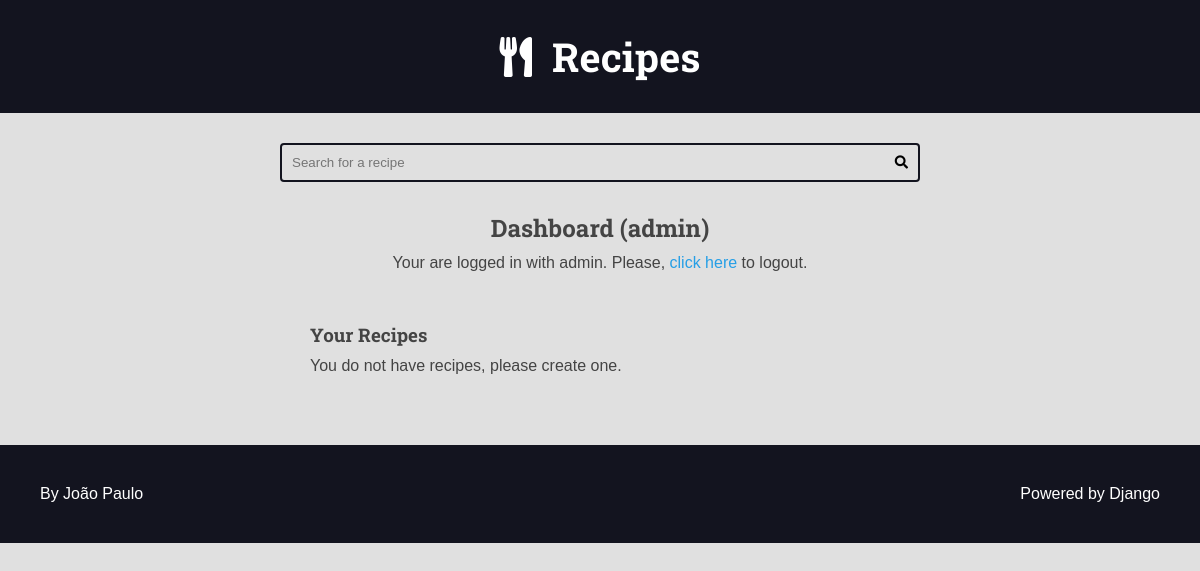
Page /authors/dashboard/ (signed in) on the earlier database version.
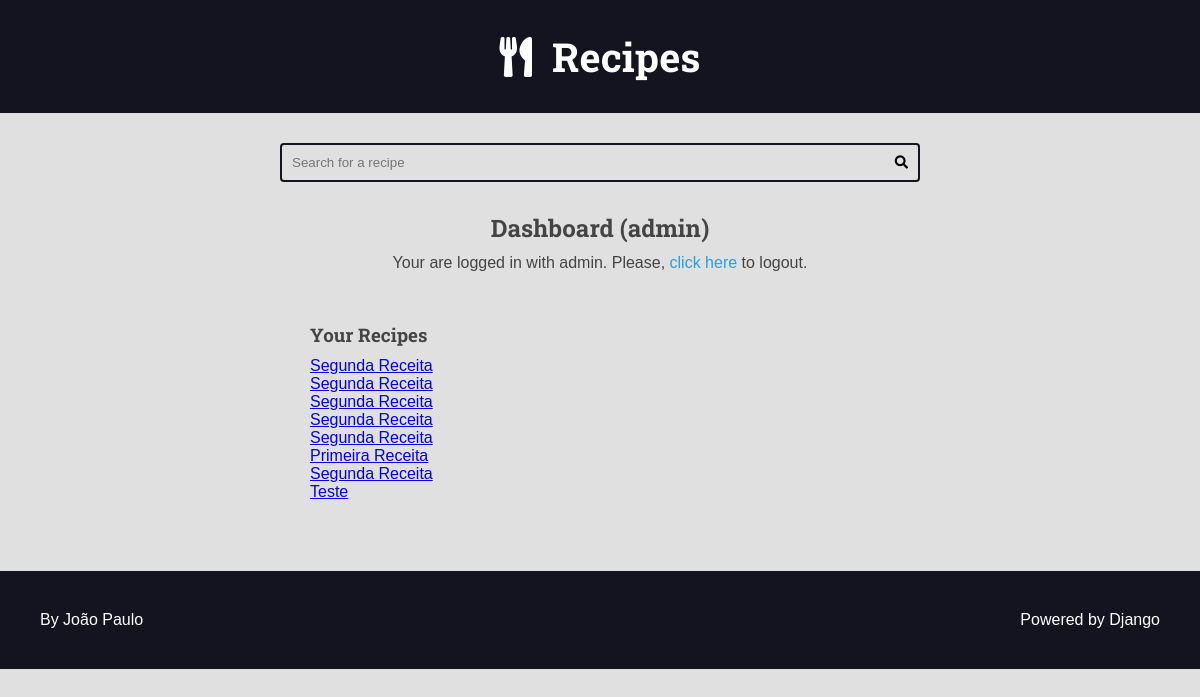
Same page on the later database version.
### recipes/models.py (models this page shows, shortened)
class Recipe(models.Model):
    title = models.CharField(max_length=65)
    description = models.CharField(max_length=165)
    slug = models.SlugField(unique=True)
    preparation_time = models.IntegerField()
    preparation_time_unit = models.CharField(max_length=65)
    servings = models.IntegerField()
    servings_unit = models.CharField(max_length=65)
    preparation_steps = models.TextField()
    preparation_steps_is_html = models.BooleanField(default=False)
    created_at = models.DateTimeField(auto_now_add=True)
    update_at = models.DateTimeField(auto_now=True)
    is_published = models.BooleanField(default=False)
    cover = models.ImageField(upload_to='recipes/covers/%Y/%m/%d', blank=True,default='')
    category = models.ForeignKey(Category, on_delete = models.SET_NULL, null=True, blank=True,default=None)
    author = models.ForeignKey(User, on_delete = models.SET_NULL, null=True)

### authors/views.py (the view)
# urls.py: path('dashboard/', views.dashboard, name='dashboard'),
@login_required(login_url='authors:login', redirect_field_name='next')
def dashboard(request):
    recipes = Recipe.objects.filter(
        is_published=False,
        author=request.user
    )
    return render(
        request,
        'authors/pages/dashboard.html',
        context={
            'recipes': recipes
        }
    )

### authors/templates/authors/pages/dashboard.html (shortened to what this page needs)
{% extends 'global/base.html' %}
{% block content %}
  <div class="main-content center container">
    <h2>Dashboard ({{ user }})</h2>
    {% include 'authors/partials/login_message.html' %}
    <div class="authors-dashboard-container">
      <h3>Your Recipes</h3>
      <ul>
        {% for recipe in recipes %}
          <li>
            <a href="{% url 'authors:dashboard_recipe_edit' recipe.id %}">{{ recipe.title }}</a>
          </li>
        {% empty %}
          <li>
            <p>You do not have recipes, please create one.</p>
          </li>
        {% endfor %}
      </ul>
    </div>
  </div>
{% endblock content %}

Differences in the rows shown:
now on this page (row edited): Recipe: title "Segunda Receita"
now on this page (row edited): Recipe: title "Segunda Receita"
now on this page (row edited): Recipe: title "Segunda Receita"
now on this page (row edited): Recipe: title "Segunda Receita"
now on this page (row edited): Recipe: title "Segunda Receita"
now on this page (row edited): Recipe: title "Primeira Receita"
now on this page (row edited): Recipe: title "Segunda Receita"
now on this page (row edited): Recipe: title "Teste"
Other differences:
text no longer shown: "You do not have recipes, please create one."
